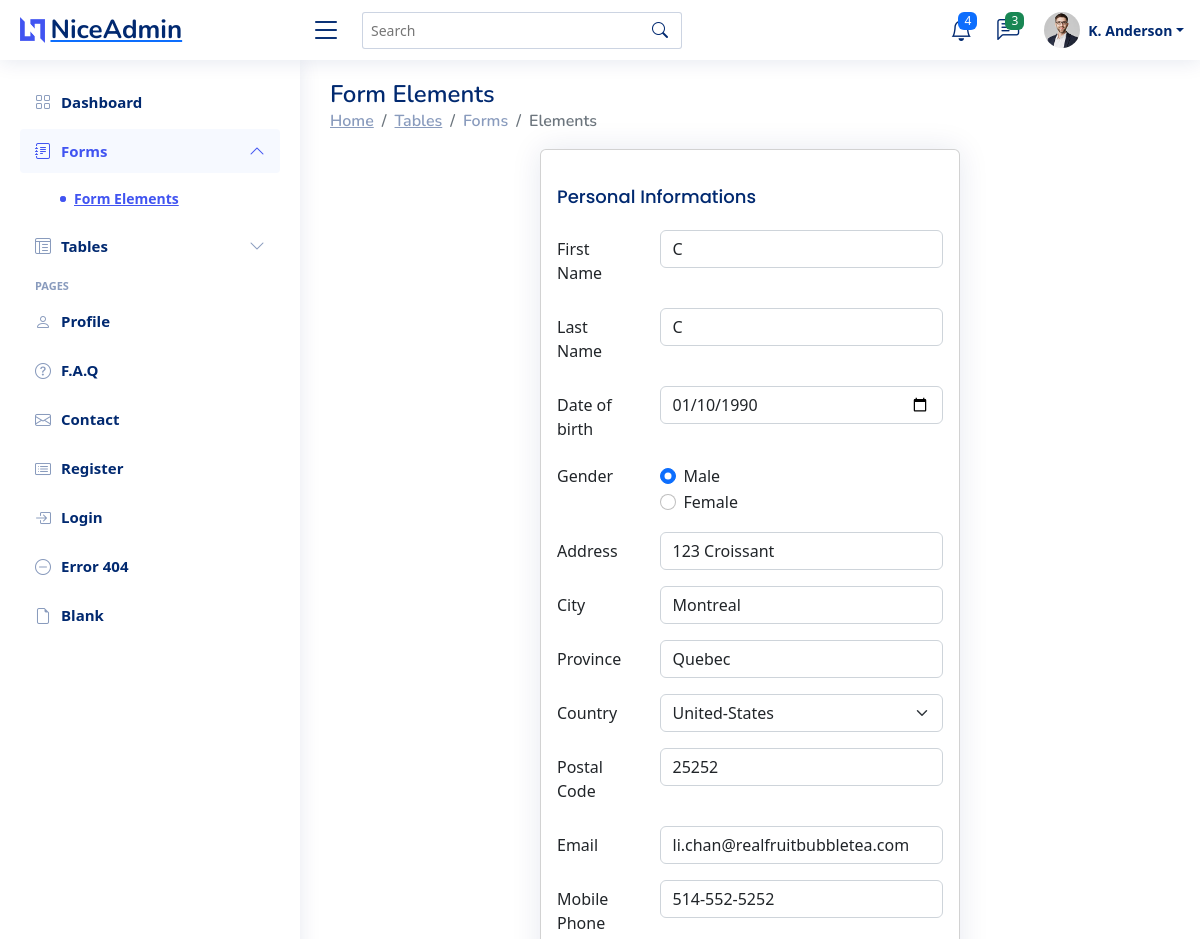
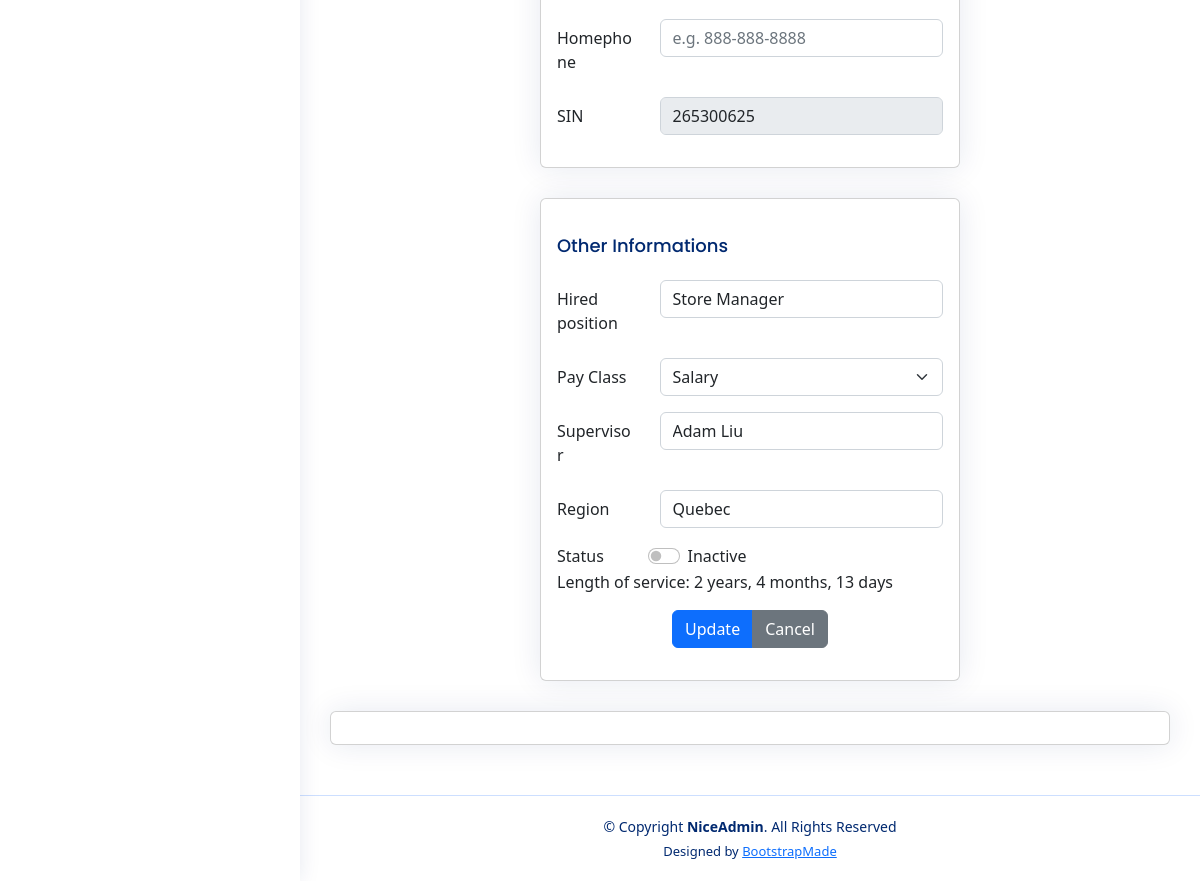
The app's page /edit-forms-elements.php?employee_id=3 with its own data (2 pictures, top to bottom).
### tables this page shows
CREATE TABLE IF NOT EXISTS `employee` (
  `id` int(11) NOT NULL AUTO_INCREMENT,
  `firstname` varchar(255) NOT NULL,
  `lastname` varchar(255) NOT NULL,
  `gender` varchar(255) NOT NULL,
  `birthdate` date NOT NULL,
  `address` varchar(255) NOT NULL,
  `city` varchar(255) NOT NULL,
  `province` varchar(255) NOT NULL,
  `country` varchar(255) NOT NULL,
  `postalcode` varchar(255) NOT NULL,
  `email` varchar(255) NOT NULL,
  `mobile` varchar(255) NOT NULL,
  `homephone` varchar(255) NOT NULL,
  `SIN` varchar(255) NOT NULL,
  `UID` varchar(255) NOT NULL,
  `position` varchar(255) NOT NULL,
  `payclass` varchar(255) NOT NULL,
  `supervisor` varchar(255) NOT NULL,
  `status` varchar(255) NOT NULL DEFAULT 'Active',
  `access` int(11) NOT NULL DEFAULT '0',
  `region` varchar(255) NOT NULL,
  `start_date` date DEFAULT NULL,
  PRIMARY KEY (`id`),
  UNIQUE KEY `SIN` (`SIN`),
  UNIQUE KEY `UID` (`UID`)
);

### edit-forms-elements.php (the view, shortened to what the rows shown need)
<?php
require "../HRIS/Model/employee-db-manager.php";
$database = new DB_Manager();
$id = $_GET['employee_id'];
$selected_employee = $database->select_employee($id);
?>
<!DOCTYPE html>
<html lang="en">
<head>
    <link href="assets/vendor/bootstrap/css/bootstrap.min.css" rel="stylesheet">
    <link href="assets/vendor/bootstrap-icons/bootstrap-icons.css" rel="stylesheet">
    <link href="assets/vendor/boxicons/css/boxicons.min.css" rel="stylesheet">
    <link href="assets/vendor/quill/quill.snow.css" rel="stylesheet">
    <link href="assets/vendor/quill/quill.bubble.css" rel="stylesheet">
    <link href="assets/vendor/remixicon/remixicon.css" rel="stylesheet">
    <link href="assets/vendor/simple-datatables/style.css" rel="stylesheet">
    <link href="assets/css/style.css" rel="stylesheet">
    <link rel="stylesheet" href="https://cdnjs.cloudflare.com/ajax/libs/twitter-bootstrap/5.2.0/css/bootstrap.min.css">
</head>
<body>
    <main id="main" class="main">
        <div class="pagetitle">
            <h1>Form Elements</h1>
        </div>
        <section class="section">
            <form action="#" method="post">
                <div class="col-lg-6 justify-content-center mx-auto">
                    <div class="col">
                        <div class="card">
                            <div class="card-body">
                                <div class="row mb-3">
                                    <div class="col-sm-9">
                                        <input type="text" class="form-control" id="inputFirstName" required name="firstname" <?= 'value="' . $selected_employee['firstname'] . '"'; ?>>
                                    </div>
                                </div>
                                <div class="row mb-3">
                                    <div class="col-sm-9">
                                        <input type="text" class="form-control" id="inputLastName" required name="lastname" <?= 'value="' . $selected_employee['lastname'] . '"'; ?>>
                                    </div>
                                </div>
                                <div class="row mb-3">
                                    <div class="col-sm-9">
                                        <input type="date" class="form-control" id="inputDob" required name="dob" <?= 'value="' . $selected_employee['birthdate'] . '"'; ?>>
                                    </div>
                                </div>
                                <fieldset class="row mb-3">
                                    <div class="col-sm-9">
                                        <div class="form-check">
                                            <input class="form-check-input" type="radio" name="gender" id="gridRadios1" value="Male" <?php if ($selected_employee['gender'] == 'Male') {
                                                                                                                                            echo 'checked';
                                                                                                                                        } ?>>
                                            <label class="form-check-label" for="gridRadios1">
                                                Male
                                            </label>
                                        </div>
                                        <div class="form-check">
                                            <input class="form-check-input" type="radio" name="gender" id="gridRadios2" value="Female" <?php if ($selected_employee['gender'] == 'Female') {
                                                                                                                                            echo 'checked';
                                                                                                                                        } ?>>
                                            <label class="form-check-label" for="gridRadios2">
                                                Female
                                            </label>
                                        </div>
                                    </div>
                                </fieldset>
                                <div class="row mb-3">
                                    <div class="col-sm-9">
                                        <input type="text" class="form-control" id="inputAddress" placeholder="1234 Main St (App. Unit)" required name="address" <?= 'value="' . $selected_employee['address'] . '"'; ?>>
                                    </div>
                                </div>
                                <div class="row mb-3">
                                    <div class="col-sm-9">
                                        <input type="text" class="form-control" id="inputCity" required name="city" <?= 'value="' . $selected_employee['city'] . '"'; ?>>
                                    </div>
                                </div>
                                <div class="row mb-3">
                                    <div class="col-sm-9">
                                        <input type="text" class="form-control" id="inputProvince" required name="province" <?= 'value="' . $selected_employee['province'] . '"'; ?>>
                                    </div>
                                </div>
                                <div class="row mb-3">
                                    <div class="col-sm-9">
                                        <select id="inputCountry" class="form-select" name="country">
                                            <option value="United-States" <?php if ($selected_employee['country'] == 'United-States') {
                                                                                echo "selected";
                                                                            } ?>>United-States</option>
                                        </select>
                                    </div>
                                </div>
                                <div class="row mb-3">
                                    <div class="col-sm-9">
                                        <input type="text" class="form-control" id="inputPostalcode" maxlength="7" name="postalcode" required <?= 'value="' . $selected_employee['postalcode'] . '"'; ?>>
                                    </div>
                                </div>
                                <div class="row mb-3">
                                    <div class="col-sm-9">
                                        <input type="email" class="form-control" id="inputEmail" placeholder="example@realfruitbubbletea.com" required name="email" <?= 'value="' . $selected_employee['email'] . '"'; ?>>
                                    </div>
                                </div>
                                <div class="row mb-3">
                                    <div class="col-sm-9">
                                        <input type="tel" class="form-control" id="inputMobile" placeholder="e.g. 888-888-8888" pattern="[0-9]{3}-[0-9]{3}-[0-9]{4}" name="mobile" oninvalid="this.setCustomValidity('e.g. 888-888-888')" oninput="this.setCustomValidity('')" <?= 'value="' . $selected_employee['mobile'] . '"'; ?>>
                                    </div>
                                </div>
                                <div class="row mb-3">
                                    <div class="col-sm-9">
                                        <input type="text" class="form-control" id="inputSin" required maxlength="9" pattern="[0-9]{9}" name="sin" oninvalid="this.setCustomValidity('Must be a 9 digits numeric number')" oninput="this.setCustomValidity('')" <?= 'value="' . $selected_employee['SIN'] . '"'; ?> disabled>
                                    </div>
                                </div>
                            </div>
                        </div>
                    </div>
                    <div class="col">
                        <div class="card">
                            <div class="card-body">
                                <div class="row mb-3">
                                    <div class="col-sm-9">
                                        <input type="text" class="form-control" id="inputPosition" name="position" <?= 'value="' . $selected_employee['position'] . '"'; ?>>
                                    </div>
                                </div>
                                <div class="row mb-3">
                                    <div class="col-sm-9">
                                        <select id="inputPayclass" class="form-select" name="payclass">
                                            <option value="Salary" <?php if ($selected_employee['payclass'] == 'Salary') {
                                                                        echo "selected";
                                                                    } ?>>Salary</option>
                                        </select>
                                    </div>
                                </div>
                                <div class="row mb-3">
                                    <div class="col-sm-9">
                                        <input type="text" class="form-control" id="inputSupervisor" name="supervisor" <?= 'value="' . $selected_employee['supervisor'] . '"'; ?>>
                                    </div>
                                </div>
                                <div class="row mb-3">
                                    <div class="col-sm-9">
                                        <input type="text" class="form-control" id="inputRegion" name="region" <?= 'value="' . $selected_employee['region'] . '"'; ?>>
                                    </div>
                                </div>
                                <div class="row mb-3">
                                    <div class="col-sm-3">
                                        <label class="form-check-label" for="flexSwitchCheckDefault">Status</label>
                                    </div>
                                    <div class="col-sm-3 form-check form-switch">
                                        <input onclick="getStatus()" class="form-check-input" type="checkbox" id="flexSwitchCheckDefault" name="status" <?php if ($selected_employee['status'] == 'Active') {
                                                                                                                                                            echo 'checked';
                                                                                                                                                        } ?>>
                                        <label class="form-check-label" for="flexSwitchCheckDefault" id="preview"><?= $selected_employee['status'] ?></label>
                                    </div>
                                    <div>
                                        <?php
                                        $diff = date_diff(date_create($selected_employee["start_date"]), date_create());
                                        $days = $diff->format('%d');
                                        $months = $diff->format('%m');
                                        $years = $diff->format('%y');
                                        echo "Length of service: $years years, $months months, $days days";
                                        ?>
                                    </div>
                                </div>
                            </div>
                        </div>
                    </div>
                </div>
            </form>
        </section>
    </main>
</body>
</html>

### records on screen
employee: firstname "C", lastname "C", dob "01/10/1990", gender "☑ Male", gender "☐ Female", address "123 Croissant", city "Montreal", province "Quebec", country "United-States", postalcode "25252", email "li.chan@realfruitbubbletea.com", mobile "514-552-5252", sin "265300625", position "Store Manager", payclass "Salary", supervisor "Adam Liu", region "Quebec", status "Inactive", start_date "2", start_date "4", start_date "13"
